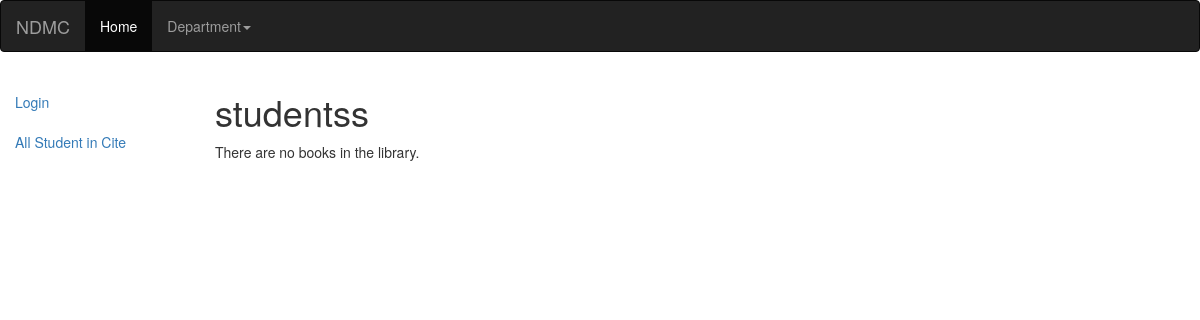
The app's page /cba/, older data.
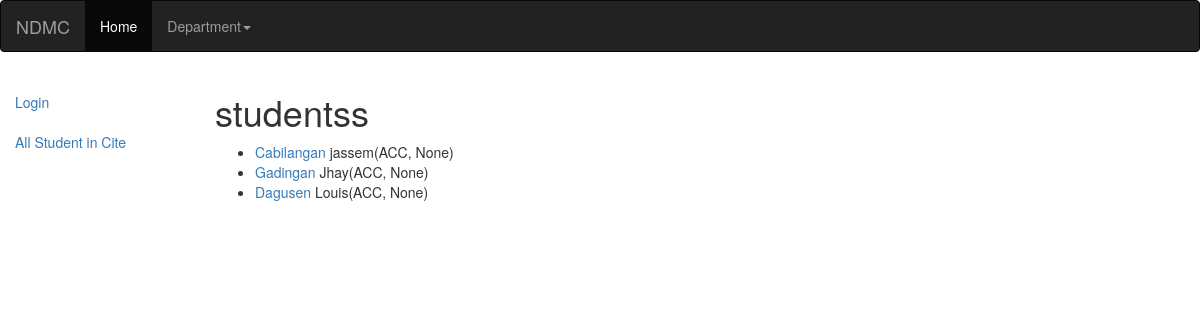
The same page, newer data.
### cba/models.py (models this page shows, shortened)
class student(models.Model):
	Last_name    =	 models.CharField(max_length=100)
	First_name 	 = 	 models.CharField(max_length=200, help_text="Enter your first name ")
	MI 			 =	 models.CharField(max_length=200, help_text="Enter your middle Name")
	Gender = (
        ('m', 'Male'),
        ('o', 'Female'),
	)
	Sex			  =   models.CharField(max_length=1, choices=Gender, blank=True, default='m')
	Professor		 = 		models.ForeignKey('professor', on_delete=models.SET_NULL, null=True)
	course	     = 		models.ForeignKey('Course', on_delete=models.SET_NULL, null=True)
	grade	     = 		models.ForeignKey('Grade', on_delete=models.SET_NULL, null=True)
	def get_absolute_url(self):
		return reverse(' studentdetail', args=[str(self.id)])

class Grade(models.Model):
	Subject		 = 	 	models.ForeignKey('subject', on_delete=models.SET_NULL, null=True)
	quiz		 = 		models.IntegerField(null=True)
	performance	 =	    models.IntegerField(null=True)
	exam         =      models.IntegerField(null=True)
	mark = (
			('f', 'Fail'),
			('p', 'Pass'),
	)
	Mark = models.CharField(max_length=1, choices=mark, blank=True, default='Fail')

class subject(models.Model):
	subject_name		 = 		models.CharField(max_length=150)
	subject_Descreption  = 	 	models.CharField(max_length=200)

### cba/views.py (the view)
def view (request):
		queryset = student.objects.filter(Last_name__icontains='war')[:5]
		students = student.objects.all()
		context = {
			'students':students,
		}
		return render(request, "cba_student_list.html", context)

### cba/templates/cba_student_list.html (shortened to what this page needs)
{% extends "base_generic.html" %}
{% block content %}
    <h1>studentss</h1>
    {% if students %}
    <ul>
      {% for students in students %}
      <li>
        <a href="{{ students.get_absolute_url }} ">{{students.Last_name}}    </a> {{students.First_name}}({{students.grade.Subject.subject_name}},  {{students.Professor}})
      </li>
      {% endfor %}
    </ul>
    {% else %}
      <p>There are no books in the library.</p>
    {% endif %}
		  {% endblock %}

### Project/templates/base_generic.html (shortened to what this page needs)
<!DOCTYPE html>
<html lang="en">
<head>
  <link rel="stylesheet" href="https://maxcdn.bootstrapcdn.com/bootstrap/3.3.7/css/bootstrap.min.css">
  {% load static %}
  <link rel="stylesheet" href="{% static 'css/styles.css' %}">
</head>
<body>
<nav class="navbar navbar-inverse">
  <div class="container-fluid">
    <div class="navbar-header">
      <a class="navbar-brand" href="#">NDMC</a>
    </div>
    <ul class="nav navbar-nav">
      <li class="active"><a href="/Project/">Home</a></li>
      <li class="dropdown"><a class="dropdown-toggle" data-toggle="dropdown" href="">		Department<span class="caret"></span></a>
      </li>
  </div>
</nav>
  <div class="container-fluid">
    <div class="row">
      <div class="col-sm-2" >
      {% block sidebar %}
	<ul class="sidebar-nav">
<ul class="sidebar-nav">
   {% if user.is_authenticated %}
   <li>User: {{ user.get_username }}</li>
   <li><a href="/Project/student-form/">Coputing Grade</a></li>
   <li><a href="{% url 'logout'%}?next={{request.path}}">Logout</a></li>
   {% else %}
   <li><a href="{% url 'login'%}?next={{request.path}}">Login</a></li>
   {% endif %}
 </ul>
    <ul class="sidebar-nav">
		<li><a href="/Project/students/">All Student in Cite</a></li>
      </ul>
     {% endblock %}
      </div>
      <div class="col-sm-10 ">
      {% block content %}{% endblock %}
      </div>
    </div>
  </div>
</body>
</html>

### catalog/static/css/styles.css (style rules this page uses)
.sidebar-nav { margin-top: 20px; padding: 0; list-style: none; }

Row changes from the older to the newer data that the page shows:
added student: Last_name "Cabilangan", First_name "jassem", grade.Subject.subject_name "ACC", Professor "None"
added student: Last_name "Gadingan", First_name "Jhay", grade.Subject.subject_name "ACC", Professor "None"
added student: Last_name "Dagusen", First_name "Louis", grade.Subject.subject_name "ACC", Professor "None"
Text that changed along with them:
text no longer shown: "There are no books in the library."
